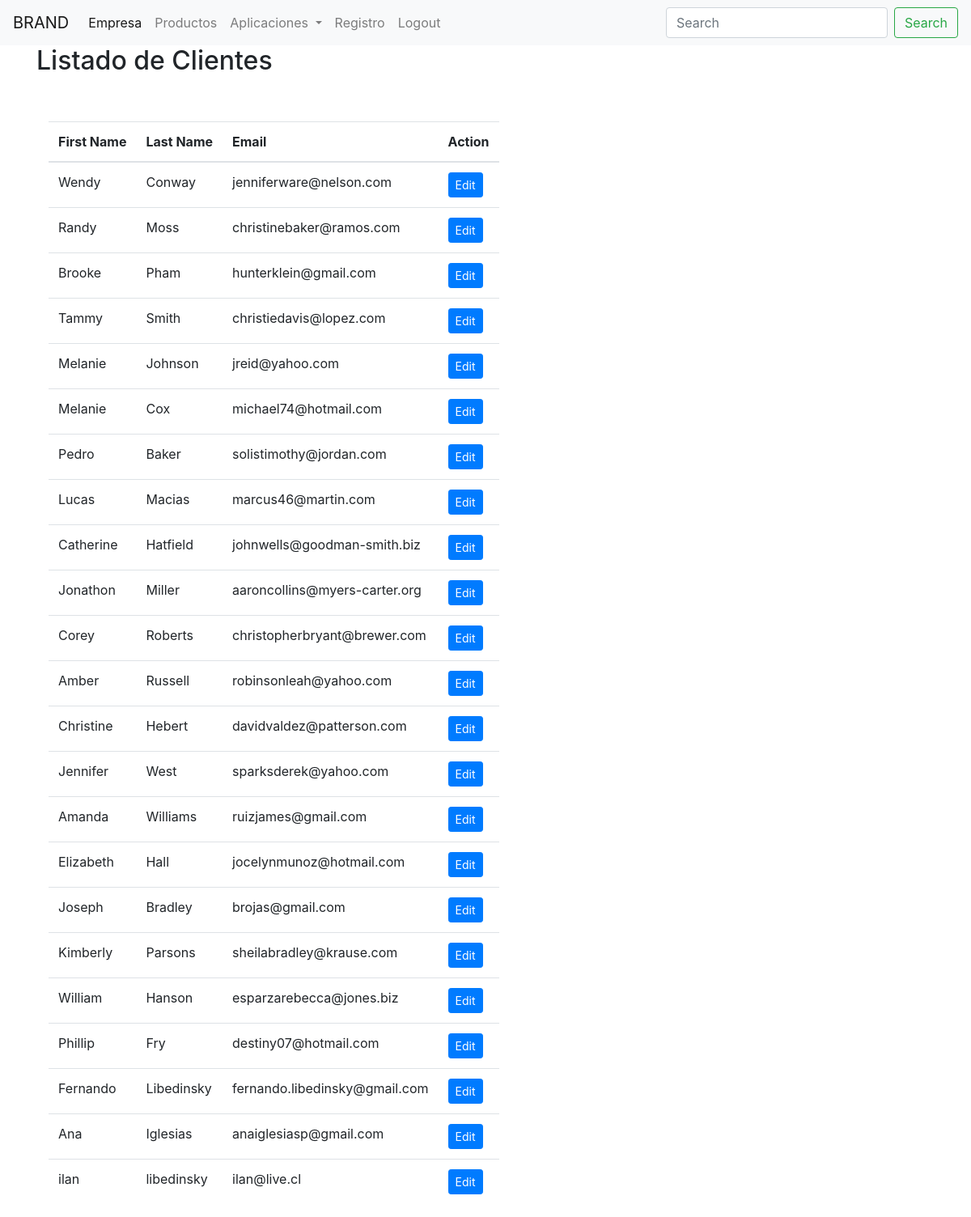
/users/ (signed in), run on the app's committed database.
### AppTwo/models.py (models this page shows, shortened)
class Cliente( models.Model):
    first_name = models.CharField( max_length=30 )
    last_name = models.CharField( max_length=30 )
    email = models.CharField( max_length=64 )

### AppTwo/views.py (the view)
# urls.py: path('', views.users, name='users'),
@login_required
def users( request):
    user_list = Cliente.objects.all()
    context = { 'user_list': user_list }
    return render( request, "users.html", context=context )

### AppTwo/templates/users.html
<!DOCTYPE html>
{% extends "base.html" %}
{% block body_block %}
      <h2>Listado de Clientes</h2>
    <div class="container pt-5" >
      {% if user_list %}
        <table class="table table-hover w-auto">
          <thead >
            <th >First Name</th>
            <th >Last Name</th>
            <th >Email</th>
            <th >Action</th>
          </thead>
          {% for user in user_list %}
          <tr>
              <td>{{user.first_name}}</td>
              <td>{{user.last_name}}</td>
              <td>{{user.email}}</td>
              <td><a class="btn btn-primary btn-sm" href="{% url 'AppTwo:edit' first_name=user.first_name last_name=user.last_name %}" role="button">Edit</a></td>
          </tr>
          {% endfor %}
        </table>
        {% endif %}
      </div>
  {% endblock %}

### data on the page
Cliente: first_name "Wendy", last_name "Conway", email "jenniferware@nelson.com"
Cliente: first_name "Randy", last_name "Moss", email "christinebaker@ramos.com"
Cliente: first_name "Brooke", last_name "Pham", email "hunterklein@gmail.com"
Cliente: first_name "Tammy", last_name "Smith", email "christiedavis@lopez.com"
Cliente: first_name "Melanie", last_name "Johnson", email "jreid@yahoo.com"
Cliente: first_name "Melanie", last_name "Cox", email "michael74@hotmail.com"
Cliente: first_name "Pedro", last_name "Baker", email "solistimothy@jordan.com"
Cliente: first_name "Lucas", last_name "Macias", email "marcus46@martin.com"
Cliente: first_name "Catherine", last_name "Hatfield", email "johnwells@goodman-smith.biz"
Cliente: first_name "Jonathon", last_name "Miller", email "aaroncollins@myers-carter.org"
Cliente: first_name "Corey", last_name "Roberts", email "christopherbryant@brewer.com"
Cliente: first_name "Amber", last_name "Russell", email "robinsonleah@yahoo.com"
Cliente: first_name "Christine", last_name "Hebert", email "davidvaldez@patterson.com"
Cliente: first_name "Jennifer", last_name "West", email "sparksderek@yahoo.com"
Cliente: first_name "Amanda", last_name "Williams", email "ruizjames@gmail.com"
Cliente: first_name "Elizabeth", last_name "Hall", email "jocelynmunoz@hotmail.com"
Cliente: first_name "Joseph", last_name "Bradley", email "brojas@gmail.com"
Cliente: first_name "Kimberly", last_name "Parsons", email "sheilabradley@krause.com"
Cliente: first_name "William", last_name "Hanson", email "esparzarebecca@jones.biz"
Cliente: first_name "Phillip", last_name "Fry", email "destiny07@hotmail.com"
Cliente: first_name "Fernando", last_name "Libedinsky", email "fernando.libedinsky@gmail.com"
Cliente: first_name "Ana", last_name "Iglesias", email "anaiglesiasp@gmail.com"
Cliente: first_name "ilan", last_name "libedinsky", email "ilan@live.cl"
